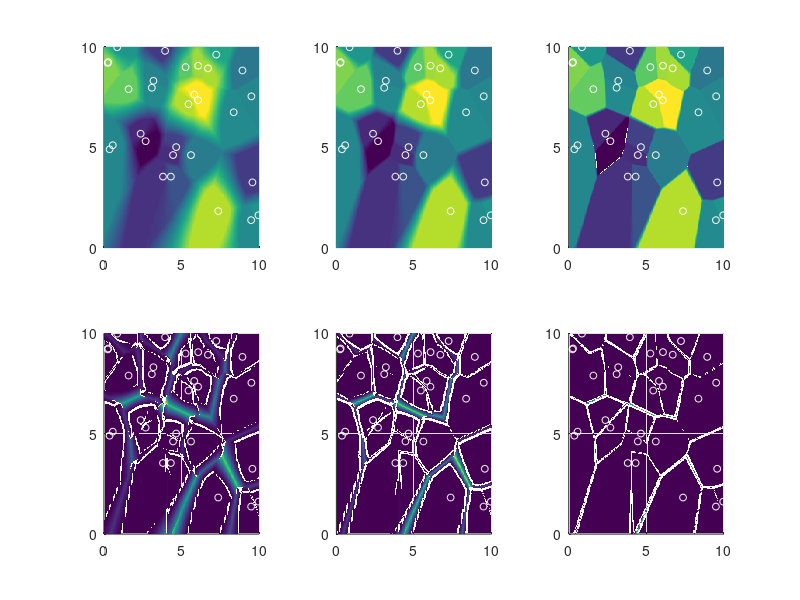
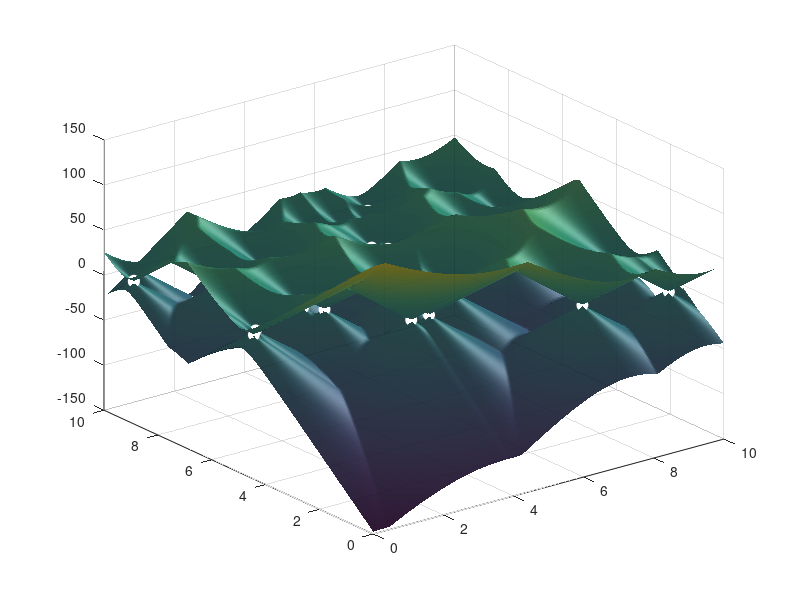

Write MATLAB code to recreate these figures, in order.
% Supplementary material for the paper 'NSM Converges to a k-NN Regressor 
% Under Loose Lipschitz Estimates' by E. T. Maddalena and C. N. Jones

% Bivariate example
clear all; clc
close all
rng(2); 

% Ground-truth
f = @(x1,x2) cos(x1) + sin(x2); % L^star is sqrt(2) for the 2-norm

% Acquiring samples
nSamples = 30;
x1 = 10.*rand(1,nSamples);
x2 = 10.*rand(1,nSamples);
z = f(x1,x2);

[X1,X2] = meshgrid(0:0.05:10,0:0.05:10);
sz = size(X1,1);

% NN regressor 
for i = 1:numel(X1)
    point = [X1(i); X2(i)];
    point = repmat(point,1,nSamples);
    nor = vecnorm(point - [x1; x2],2);
    minVal = min(nor);
    index = find(nor == minVal);
    Vor(i) = index(1);
    NN(i) = z(index(1));
end
NN = reshape(NN,sz,sz);

% Using different Lipschitz estimates
k = 1; errorInteg = [];
for Lf = 2:30

    for i = 1:nSamples
        H{i} = z(i) + Lf*vecnorm(([x1(i) x2(i)]'-[X1(:) X2(:)]'),2);
        L{i} = z(i) - Lf*vecnorm(([x1(i) x2(i)]'-[X1(:) X2(:)]'),2);
    end
    Htemp = []; Ltemp = [];
    for i = 1:nSamples
        Htemp = [Htemp; H{i}];
        Ltemp = [Ltemp; L{i}];
    end

    Ceiling = min(Htemp); Ceiling = reshape(Ceiling,sz,sz);
    Floor = max(Ltemp); Floor = reshape(Floor,sz,sz);
    NSM = .5*(Ceiling+Floor); NSM = reshape(NSM,sz,sz);

    E = NN - NSM;

    % Only plot these 3 cases
    if Lf == 2 || Lf == 4 || Lf == 16
        
        figure(1)
        subplot(2,3,k)
        surf(X1,X2,NSM,'EdgeColor','none');
        xticks([0 5 10]); yticks([0 5 10]); zticks([0 5 10]); hold on
        for i = 1:nSamples
            plot3(x1(i),x2(i),5,'ow','MarkerSize',5);
            hold on
        end
        view(2)

        figure(1)
        subplot(2,3,k+3)
        surf(X1,X2,E.^2,'EdgeColor','none'); 
        xticks([0 5 10]); yticks([0 5 10]); zticks([0 5 10]); hold on
        for i = 1:nSamples
            plot3(x1(i),x2(i),10,'ow','MarkerSize',5);
            hold on
        end
        view(2)
        
        k = k + 1;
    end
    
end

% A view of the Ceiling and Floor functions
figure(2)
title('Ceiling and Floor functions')
pl1 = surf(X1,X2,Ceiling); hold on
set(pl1,'LineStyle','none','FaceAlpha',0.9);
pl2 = surf(X1,X2,Floor);
set(pl2,'LineStyle','none','FaceAlpha',0.9);
plot3(x1,x2,z,'o','MarkerSize',8,'MarkerFaceColor','w','MarkerEdgeColor','w');
light; lighting gouraud

% EOF